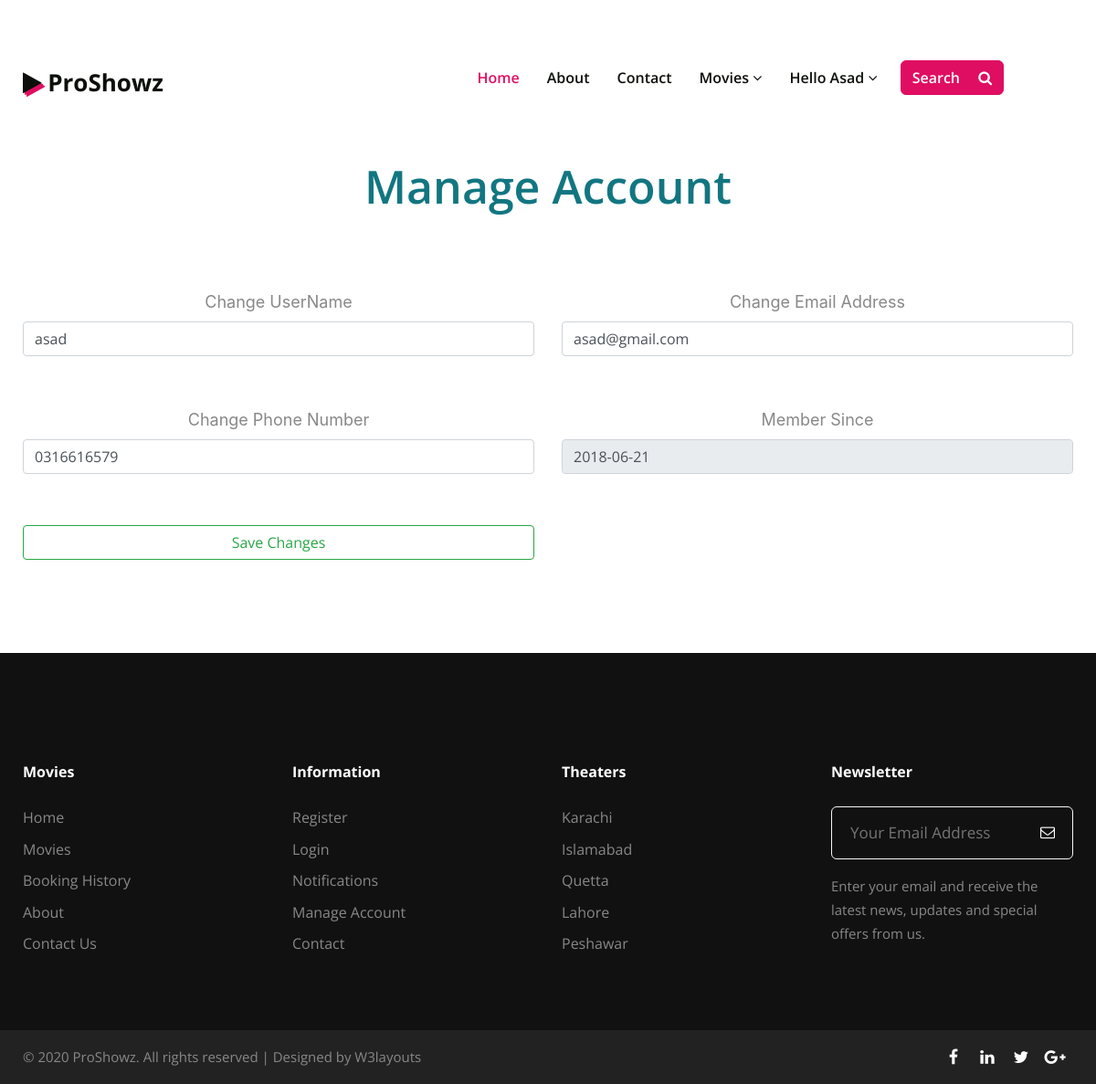
The page /user/manage_account.php (signed in) on the database its author committed.
### tables this page shows
CREATE TABLE `users` (
  `user_id` int(11) NOT NULL,
  `username` varchar(50) NOT NULL,
  `email` varchar(50) NOT NULL,
  `phone` varchar(50) NOT NULL,
  `password` varchar(50) NOT NULL,
  `c_password` varchar(50) NOT NULL,
  `role` int(11) NOT NULL,
  `user_image` varchar(50) NOT NULL,
  `member_since` date NOT NULL,
  `status` varchar(50) NOT NULL
);

### user/manage_account.php (the view, shortened to what this page needs)
<?php
include 'connection.php';
if ($_SESSION["id"] == null) {
	header('location:login.php');
}
else{
$user_id = $_SESSION["id"] ;
$username =  $_SESSION["name"];
}
$sql="SELECT * FROM `users` WHERE `user_id` = $user_id";
$result=mysqli_query($conn,$sql);
$row=mysqli_fetch_array($result);
?>
<!doctype html>
<html lang="zxx">
<head>
	<link rel="stylesheet" href="assets/css/style-liberty.css">
</head>
<body>
<body><link rel="stylesheet" href="assests/css/font-awesome.min.css">
	<header id="site-header" class="w3l-header fixed-top">
		<nav class="navbar navbar-expand-lg navbar-light fill px-lg-0 py-0 px-3">
			<div class="container">
				<h1><a class="navbar-brand" href="index.html"><span class="fa fa-play icon-log"
							aria-hidden="true"></span>
						ProShowz </a></h1>
				<div class="collapse navbar-collapse" id="navbarSupportedContent">
					<ul class="navbar-nav ml-auto">
						<li class="nav-item active">
							<a class="nav-link" href="index.php">Home</a>
						</li>
						<li class="nav-item">
							<a class="nav-link" href="about.php">About</a>
						</li>
						<li class="nav-item">
							<a class="nav-link" href="contact.php">Contact</a>
						</li>
						<li class="nav-item dropdown">
							<a class="nav-link dropdown-toggle" href="all_movies.php" id="navbarDropdown" role="button"
								data-toggle="dropdown" aria-haspopup="true" aria-expanded="false">
								Movies <span class="fa fa-angle-down"></span>
							</a>
						</li>
						<li class="nav-item dropdown">
							<a class="nav-link dropdown-toggle" href="#" id="navbarDropdown1" role="button"
								data-toggle="dropdown" aria-haspopup="true" aria-expanded="false">
	<?php
	if ($user_id == null) {
?>
    My Account <span class="fa fa-angle-down"></span>
							</a>
							<div class="dropdown-menu" aria-labelledby="navbarDropdown1">
							<a class="dropdown-item" href="login.php">Login</a>
								<a class="dropdown-item" href="register.php">Register</a>
<?php
	}
	else{
	?>
                      Hello  <?php echo $username ?> <span class="fa fa-angle-down"></span>
							</a>
	<?php
	}
	?>
						</li>
					</ul>
					<div class="search-right">
						<a href="#search" class="btn search-hny mr-lg-3 mt-lg-0 mt-4" title="search">Search <span
								class="fa fa-search ml-3" aria-hidden="true"></span></a>
					</div>
				</div>
				<div class="mobile-position">
					<nav class="navigation">
						<div class="theme-switch-wrapper">
							<label class="theme-switch" for="checkbox">
								<div class="mode-container">
								</div>
							</label>
						</div>
					</nav>
				</div>
			</div>
		</nav>
	</header>
        <div class="w3l-breadcrumbs">
            <nav id="breadcrumbs" class="breadcrumbs">
                <div class="container page-wrapper">
                    <a href="index.html">Home</a> » <span class="breadcrumb_last" aria-current="page">Manage Account</span>
                </div>
            </nav>
        </div>
        <section class="w3l-contact-1">
            <div class="contacts-9 py-5">
                <div class="container py-lg-4">
                       <div class="headerhny-title text-center">
                    <h1 class="sub-title text-center" style="font-size:50px;">Manage Account</h1>
        <form method="post" enctype="multipart/form-data" style="margin-top:100px;">
    <div class="row" style="margin-top:40px;">
<div class="col-sm-6">
<label for="">Change UserName</label>
<input type="text" name="username" value="<?php echo $row[1]; ?>" class="form-group form-control">
</div>
<div class="col-sm-6">
<label for="">Change Email Address</label>
<input type="text" name="email"  value="<?php echo $row[2]; ?>" class="form-group form-control">
</div>
</div>
<div class="row" style="margin-top:40px;">
<div class="col-sm-6">
    <label for="">Change Phone Number</label>
<input type="text" name="phone" value="<?php echo $row[3]; ?>" class="form-group form-control" >
</div>
<div class="col-sm-6">
 <label for="">Member Since</label>
<input type="text" name="phone" value="<?php echo $row[8]; ?>" class="form-group form-control" disabled>
</div>
</div>
<div class="row" style="margin-top:40px;">
<div class="col-sm-6">
	<input type="submit" value="Save Changes" class="btn btn-outline-success col-sm-12" name="update" >
</div>
</div>
</form>
</section>
<?php
include 'footer.php';
?>
</body>

### user/manage_account.php (style rules this page uses)
* { box-sizing: border-box; font-family: -apple-system, BlinkMacSystemFont, "Segoe UI", Roboto, Oxygen-Sans, Ubuntu, Cantarell, "Helvetica Neue", sans-serif; }
* { margin: 0; padding: 0; }
fieldset, label { margin: 0; padding: 0; }
body { margin: 20px; }
h1 { font-size: 1.5em; margin: 10px; }

### user/footer.php (style rules this page uses)
* { box-sizing: border-box; font-family: -apple-system, BlinkMacSystemFont, "Segoe UI", Roboto, Oxygen-Sans, Ubuntu, Cantarell, "Helvetica Neue", sans-serif; }

### rows shown on the page
users: username "asad", email "asad@gmail.com", phone "0316616579", phone "2018-06-21"

### other values the page prints
$username "Asad"
